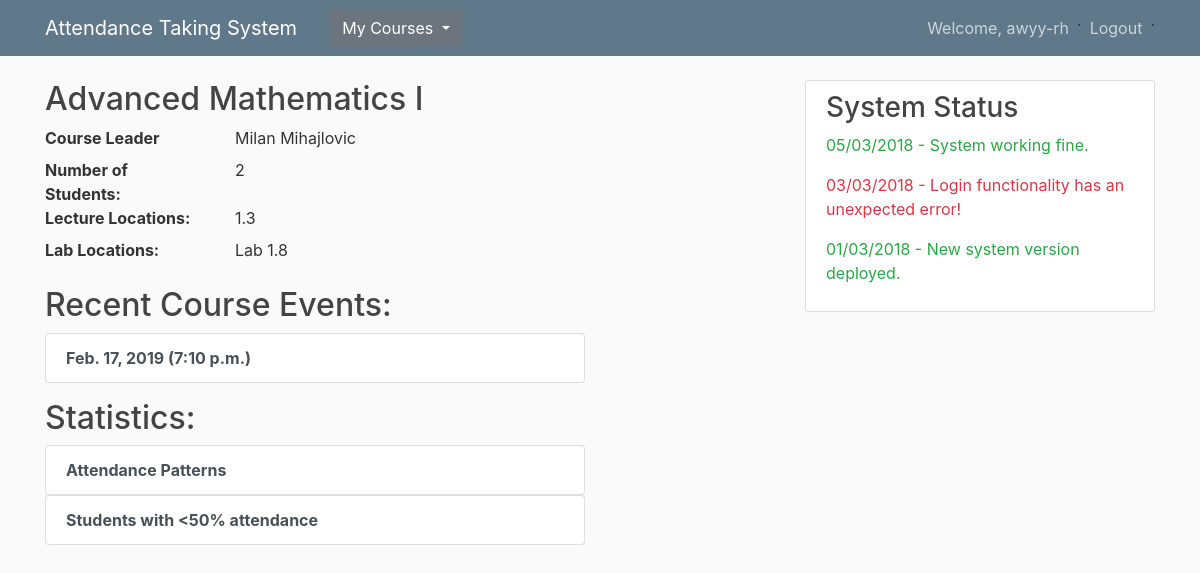
The page /viewCourse/Advanced Mathematics I/ (signed in) on the database its author committed.
### requests/models.py (models this page shows, shortened)
class Course(models.Model):
    title = models.CharField(max_length=40)
    leader = models.ForeignKey(Lecturer, blank=True, null=True, on_delete=models.SET_NULL)
    students = models.ManyToManyField(Student, blank=True)
    lectures = models.ManyToManyField(LectureHall, blank=False)
    labs = models.ManyToManyField(LaboratoryHall, blank=False)

class Person(models.Model):
    class Meta:
        unique_together = ["first_name", "second_name"]
    first_name = models.CharField(max_length=30,
                                  validators=[
                                    RegexValidator(
                                        regex='^[a-zA-Z]+$',
                                        message='First name needs to only ' +
                                        'contain standard letters.',
                                        code='invalid_firstname')
                                  ]
                                  )
    second_name = models.CharField(max_length=30,
                                   validators=[
                                     RegexValidator(
                                         regex='^[a-zA-Z]+$',
                                         message='Second name needs to only ' +
                                         'contain standard letters.',
                                         code='invalid_secondname')
                                   ]
                                   )
    def __str__(self):
        return self.first_name + " " + self.second_name
    class Meta:
        abstract = True

class Lecturer(Person):
    user = models.OneToOneField(User, null=True, on_delete=models.SET_NULL)
    email = models.EmailField()

class LectureHall(models.Model):
    name = models.CharField(max_length=12, null=False)
    def __str__(self):
        return self.name

class LaboratoryHall(models.Model):
    name = models.CharField(max_length=12, null=False)
    def __str__(self):
        return self.name

class Event(models.Model):
    date = models.DateField(u'Date of the event', help_text=u'YYYY:MM:DD')
    start_time = models.TimeField(u'Starting time', help_text=u'HH:MM')
    end_time = models.TimeField(u'End time', help_text=u'HH:MM')
    notes = models.TextField(u'Event notes or comments', help_text=u'Event notes or comments')
    course = models.ForeignKey(Course, on_delete=models.CASCADE)

### requests/views.py (the view)
# urls.py: path('viewCourse/<str:course_title>/', viewCourseView, name='viewCourse'),
@login_required
def viewCourseView(request, course_title):
    course = Course.objects.filter(title=course_title).first()
    events = Event.objects.filter(course=course)
    students_less_than_50 = find_students_with_less_than_50_attendance(course)
    return render(request, 'requests/single_course.html', {'course': course,
                                                           'lecture_halls': course.lectures.all(),
                                                           'lab_halls': course.labs.all(),
                                                           'events': events,
                                                           'less_than_50': students_less_than_50,
                                                           }
                 )

### requests/helpers.py (called while the page is built)
def find_students_with_less_than_50_attendance(course):
    non_attending_students = []
    course_events = Event.objects.filter(course=course)
    for student in course.students.all():
        current_student_attendance_count = 0
        for event in course_events:
            attendance_record = Attendance.objects.filter(student=student, event=event).first()
            if attendance_record and attendance_record.attended:
                current_student_attendance_count += 1
        if current_student_attendance_count < course_events.count() / 2:
            non_attending_students.append(student)
    return non_attending_students

### requests/templates/requests/single_course.html (shortened to what this page needs)
{% extends "requests/base.html" %}
{% block content %}
  <h2> {{course.title}} </h2>
  <dl class="row">
  <dt class="col-sm-3">Course Leader</dt>
  <dd class="col-sm-9">{{ course.leader }}</dd>
  <dt class="col-sm-3">Number of Students:</dt>
  <dd class="col-sm-9">{{ course.students.count }}</dd>
  <dt class="col-sm-3">Lecture Locations: </dt>
  <dd class="col-sm-9">
    {% for lecture_hall in lecture_halls %}
      {% if forloop.last %}
        {{ lecture_hall }}
      {% else %}
        {{ lecture_hall }},
      {% endif %}
    {% endfor %}
  </dd>
  <dt class="col-sm-3">Lab Locations: </dt>
  <dd class="col-sm-9">
    {% for lab_hall in lab_halls %}
      {% if forloop.last %}
        {{ lab_hall }}
      {% else %}
        {{ lab_hall }},
      {% endif %}
    {% endfor %}
  </dd>
  </dl>
  <h2>Recent Course Events: </h2>
  <dl class=row>
    {% for event in events %}
    <dt class="col-sm-9"><a href="{% url 'viewEvent' event_id=event.id %}" class="list-group-item list-group-item-action">{{ event.date }} ({{ event.start_time }})</a></dt>
    {% endfor %}
  </dl>
  <h2>Statistics: </h2>
  <dl class=row>
    <dt class="col-sm-9"><button type="button" data-toggle="modal" data-target="#attendancePatterns" class="list-group-item list-group-item-action"><b>Attendance Patterns</b></dt>
    <dt class="col-sm-9"><button type="button" data-toggle="modal" data-target="#students50Attendance" class="list-group-item list-group-item-action"><b>Students with &#60;50&#37; attendance</b></dt>
  </dl>
{% endblock content %}

### requests/templates/requests/base.html (shortened to what this page needs)
{% load static %}
<!DOCTYPE html>
<html lang="en" dir="ltr">
<head>
  <link rel="stylesheet" href="https://maxcdn.bootstrapcdn.com/bootstrap/4.0.0/css/bootstrap.min.css">
  <link rel="stylesheet" href="{% static 'requests/main.css' %}">
</head>
<body>
  <header class="site-header">
    <nav class="navbar navbar-expand-md navbar-dark bg-steel fixed-top">
      <div class="container">
        <a class="navbar-brand mr-4" href="{% url 'homePage' %}">Attendance Taking System</a>
        <div class="collapse navbar-collapse" id="navbarToggle">
          <div class="navbar-nav mr-auto">
            {% if user.is_authenticated %}
            <div class="dropdown px-2">
              <button class="btn btn-secondary dropdown-toggle" type="button" id="dropdownMenuButton" data-toggle="dropdown" aria-haspopup="true" aria-expanded="false">
                My Courses
              </button>
            </div>
            {% endif %}
          </div>
          <div class="navbar-nav">
            {% if user.is_authenticated %}
              <a class="nav-item nav-link"> Welcome, {{ user }} </a>.
              <a class="nav-item nav-link" href="{% url 'logout' %}"> Logout </a>.
            {% else %}
              <a class="nav-item nav-link" href="/accounts/login">Login</a>
            {% endif %}
          </div>
        </div>
      </div>
    </nav>
  </header>
  <main role="main" class="container">
    <div class="row">
      <div class="col-md-8">
        {% block content %}{% endblock %}
      </div>
      <div class="col-md-4">
        <div class="content-section">
          <h3>System Status</h3>
          <p class="text-success">05/03/2018 - System working fine.</p>
          <p class="text-danger">03/03/2018 - Login functionality has an unexpected error!</p>
          <p class="text-success">01/03/2018 - New system version deployed.</p>
        </div>
      </div>
    </div>
  </main>
</body>
</html>

### requests/static/requests/main.css (style rules this page uses)
body { background: #fafafa; color: #333333; margin-top: 5rem; }
h1, h2, h3, h4, h5, h6 { color: #444444; }
.bg-steel { background-color: #5f788a; }
.site-header .navbar-nav .nav-link { color: #cbd5db; }
.content-section { background: #ffffff; padding: 10px 20px; border: 1px solid #dddddd; border-radius: 3px; margin-bottom: 20px; }

### rows shown on the page
Course: title "Advanced Mathematics I", leader "Milan Mihajlovic", students.count "2"
LectureHall: name "1.3"
LaboratoryHall: name "Lab 1.8"
Event: date "Feb. 17, 2019", start_time "7:10 p.m."

### other values the page prints
{{ user }} "awyy-rh"
